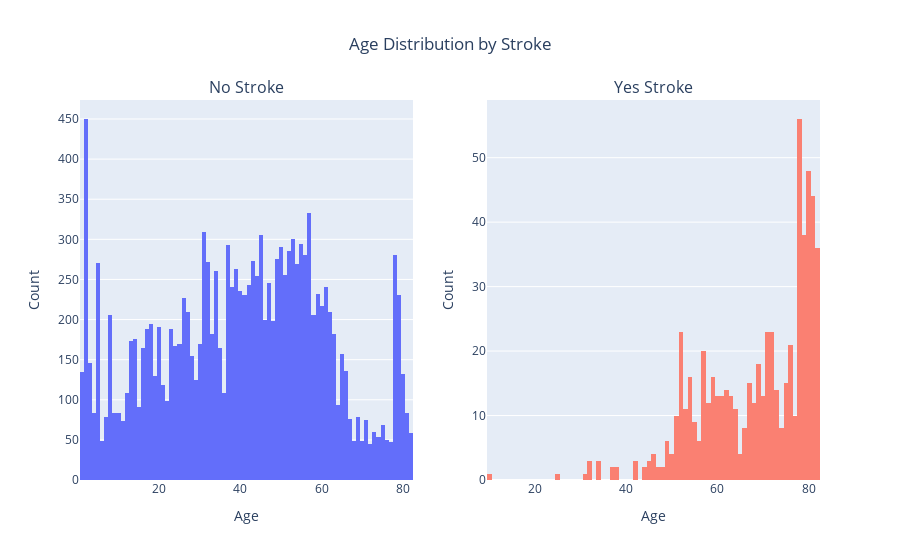

Notebook source saved alongside this figure:
### Code cell
fig = custom_histogram('age', ['Age Distribution by Stroke', 'Age'])
fig.show()

### Figure 1 — Plotly figure (JSON) as saved in the notebook; plotly's stock layout.template omitted (floating-point values rounded to 4 significant figures; data arrays with more than 128 entries replaced by an {"elided": "..."} marker saying what was removed)
{"data": [{"alignmentgroup": "True", "bingroup": "x", "hovertemplate": "age=%{x}<br>count=%{y}<extra></extra>", "legendgroup": "", "marker": {"color": "Light Sea Green", "pattern": {"shape": ""}}, "name": "", "offsetgroup": "", "orientation": "v", "showlegend": false, "type": "histogram", "x": {"elided": "14671 int values"}, "xaxis": "x", "yaxis": "y"}, {"alignmentgroup": "True", "bingroup": "x", "hovertemplate": "age=%{x}<br>count=%{y}<extra></extra>", "legendgroup": "", "marker": {"color": "Salmon", "pattern": {"shape": ""}}, "name": "", "offsetgroup": "", "orientation": "v", "showlegend": false, "type": "histogram", "x": {"elided": "632 int values"}, "xaxis": "x2", "yaxis": "y2"}], "layout": {"annotations": [{"font": {"size": 16}, "showarrow": false, "text": "No Stroke", "x": 0.225, "xanchor": "center", "xref": "paper", "y": 1, "yanchor": "bottom", "yref": "paper"}, {"font": {"size": 16}, "showarrow": false, "text": "Yes Stroke", "x": 0.775, "xanchor": "center", "xref": "paper", "y": 1, "yanchor": "bottom", "yref": "paper"}], "title": {"text": "Age Distribution by Stroke", "x": 0.5}, "xaxis": {"anchor": "y", "domain": [0, 0.45], "title": {"text": "Age"}}, "xaxis2": {"anchor": "y2", "domain": [0.55, 1], "title": {"text": "Age"}}, "yaxis": {"anchor": "x", "domain": [0, 1], "title": {"text": "Count"}}, "yaxis2": {"anchor": "x2", "domain": [0, 1], "title": {"text": "Count"}}}}
